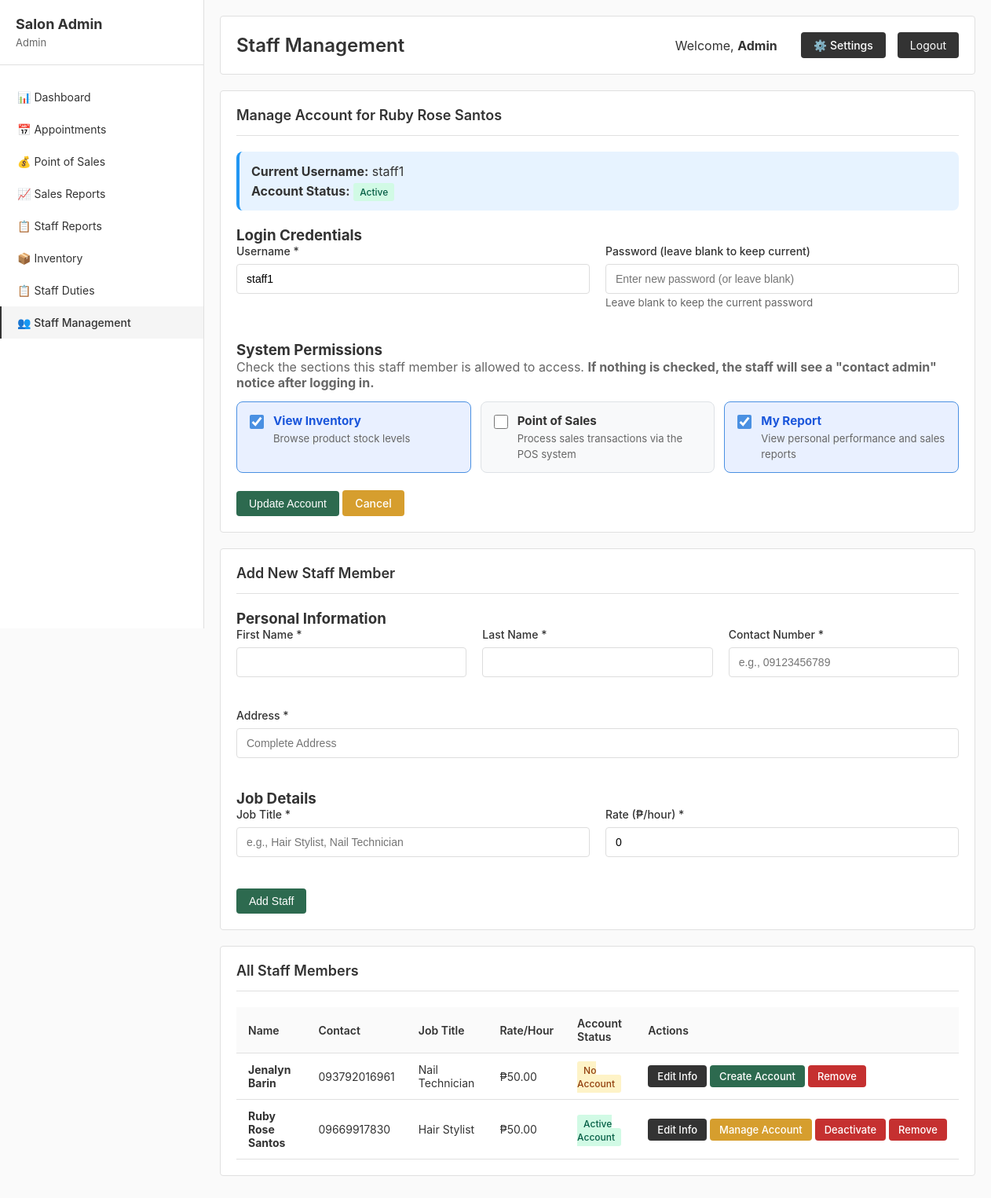
Page /salon_management_system/admin/staff_management.php?manage_account=17 (signed in) on the committed database.
### tables this page shows
CREATE TABLE `staff` (
  `staff_id` int(11) NOT NULL,
  `full_name` varchar(100) NOT NULL,
  `contact_number` varchar(20) DEFAULT NULL,
  `address` text DEFAULT NULL,
  `job_title` varchar(50) DEFAULT NULL,
  `rate` decimal(10,2) DEFAULT 0.00,
  `status` enum('active','inactive') DEFAULT 'active',
  `created_at` timestamp NOT NULL DEFAULT current_timestamp(),
  `updated_at` timestamp NOT NULL DEFAULT current_timestamp() ON UPDATE current_timestamp()
);

CREATE TABLE `user_permissions` (
  `permission_id` int(11) NOT NULL,
  `account_id` int(11) NOT NULL,
  `can_access_inventory` tinyint(1) DEFAULT 0,
  `can_view_reports` tinyint(1) DEFAULT 0,
  `can_view_my_reports` tinyint(1) NOT NULL DEFAULT 0,
  `can_access_pos` tinyint(1) DEFAULT 0
);

CREATE TABLE `user_accounts` (
  `account_id` int(11) NOT NULL,
  `staff_id` int(11) DEFAULT NULL,
  `username` varchar(50) NOT NULL,
  `password` varchar(255) NOT NULL,
  `role` varchar(20) NOT NULL DEFAULT 'staff',
  `is_active` tinyint(1) DEFAULT 1,
  `last_login` timestamp NULL DEFAULT NULL,
  `created_at` timestamp NOT NULL DEFAULT current_timestamp(),
  `updated_at` timestamp NOT NULL DEFAULT current_timestamp() ON UPDATE current_timestamp()
);

### salon_management_system/config/auth.php (called while the page is built, shortened)
<?php
function getCurrentUserName()  { return $_SESSION['full_name']  ?? 'User'; }
?>

### salon_management_system/admin/staff_management.php (the view, shortened to what this page needs)
<?php
require_once '../config/auth.php';
$pdo     = getPDOConnection();
$edit_staff          = null;
$account_staff       = null;
$account_permissions = null;
$is_new_account      = false;
if (isset($_GET['manage_account']) || isset($_GET['create_account'])) {
    $sid = intval($_GET['manage_account'] ?? $_GET['create_account']);
    $stmt = $pdo->prepare("SELECT * FROM staff WHERE staff_id = ?");
    $stmt->execute([$sid]);
    $account_staff = $stmt->fetch();
    if ($account_staff) {
        $stmt = $pdo->prepare("SELECT ua.*, up.* FROM user_accounts ua LEFT JOIN user_permissions up ON ua.account_id = up.account_id WHERE ua.staff_id = ?");
        $stmt->execute([$sid]);
        $existing = $stmt->fetch();
        if ($existing) { $account_permissions = $existing; $is_new_account = false; }
        else            { $is_new_account = true; }
    }
}
$stmt = $pdo->query("
    SELECT s.*,
           ua.account_id, ua.username, ua.role, ua.is_active as account_active,
           CASE WHEN ua.account_id IS NOT NULL THEN 'Yes' ELSE 'No' END as has_account
    FROM staff s
    LEFT JOIN user_accounts ua ON s.staff_id = ua.staff_id
    ORDER BY s.full_name
");
$staff_members = $stmt->fetchAll();
?>
<!DOCTYPE html>
<html lang="en">
<head>
    <link rel="stylesheet" href="../assets/css/style.css">
</head>
<body>
<div class="dashboard-container">
    <aside class="sidebar">
        <div class="sidebar-header">
            <h2>Salon Admin</h2>
            <p><?php echo getCurrentUserName(); ?></p>
        </div>
        <nav class="sidebar-menu">
            <a href="dashboard.php">📊 Dashboard</a>
                <a href="appointments_admin.php">&#x1F4C5; Appointments</a>
            <a href="pos.php">💰 Point of Sales</a>
            <a href="sales_reports.php">📈 Sales Reports</a>
            <a href="staff_reports_admin.php">&#x1F4CB; Staff Reports</a>
            <a href="inventory.php">📦 Inventory</a>
            <a href="staff_duties.php">📋 Staff Duties</a>
            <a href="staff_management.php" class="active">👥 Staff Management</a>
        </nav>
    </aside>
    <main class="main-content">
        <div class="top-bar">
            <h1>Staff Management</h1>
            <div class="user-info">
                <span style="margin-right:15px;">Welcome, <strong><?php echo getCurrentUserName(); ?></strong></span>
                <a href="settings.php" class="btn btn-primary">⚙️ Settings</a>
                <a href="../logout.php" class="btn-logout">Logout</a>
            </div>
        </div>
        <?php if ($account_staff): ?>
        <div class="content-box">
            <h2>
                <?php echo $is_new_account ? 'Create Account' : 'Manage Account'; ?>
                for <?php echo htmlspecialchars($account_staff['full_name']); ?>
            </h2>
            <?php if (!$is_new_account): ?>
                <div style="background:#e7f3ff;padding:15px;border-radius:8px;margin-bottom:20px;border-left:4px solid #2196F3;">
                    <p style="margin:0;"><strong>Current Username:</strong> <?php echo htmlspecialchars($account_permissions['username']); ?></p>
                    <p style="margin:5px 0 0;"><strong>Account Status:</strong>
                        <?php if ($account_permissions['is_active']): ?>
                            <span class="badge badge-success">Active</span>
                        <?php else: ?>
                            <span class="badge badge-danger">Inactive</span>
                        <?php endif; ?>
                    </p>
                </div>
            <?php else: ?>
                <div style="background:#fff3cd;padding:15px;border-radius:8px;margin-bottom:20px;border-left:4px solid #ffc107;">
                    <p style="margin:0;">ℹ<strong>Note:</strong> This staff member does not have a login account yet. Create one below to give them system access.</p>
                </div>
            <?php endif; ?>
            <form method="POST" action="" id="accountForm">
                <h3>Login Credentials</h3>
                <div class="form-row">
                    <div class="form-group">
                        <label>Username *</label>
                        <input type="text" name="username" class="form-control"
                               value="<?php echo htmlspecialchars($account_permissions['username'] ?? ''); ?>"
                               placeholder="Enter username" required>
                    </div>
                    <div class="form-group">
                        <label>Password <?php echo $is_new_account ? '*' : '(leave blank to keep current)'; ?></label>
                        <input type="password" name="password" class="form-control"
                               placeholder="<?php echo $is_new_account ? 'Enter password' : 'Enter new password (or leave blank)'; ?>"
                               <?php echo $is_new_account ? 'required' : ''; ?>>
                        <?php if (!$is_new_account): ?>
                            <small style="color:#666;">Leave blank to keep the current password</small>
                        <?php endif; ?>
                    </div>
                </div>
                <h3>System Permissions</h3>
                <p style="color:#666;margin-bottom:14px;">
                    Check the sections this staff member is allowed to access.
                    <strong>If nothing is checked, the staff will see a "contact admin" notice after logging in.</strong>
                </p>
                <div class="perm-grid" id="permGrid">
                    <?php
                    $perms_def = [
                        ['name' => 'can_access_inventory', 'key' => 'can_access_inventory', 'label' => 'View Inventory',  'desc' => 'Browse product stock levels'],
                        ['name' => 'can_access_pos',       'key' => 'can_access_pos',       'label' => 'Point of Sales',  'desc' => 'Process sales transactions via the POS system'],
                        ['name' => 'can_view_my_reports',  'key' => 'can_view_my_reports',  'label' => 'My Report',       'desc' => 'View personal performance and sales reports'],
                    ];
                    foreach ($perms_def as $p):
                        $checked = $account_permissions && !empty($account_permissions[$p['key']]);
                    ?>
                    <label class="perm-item <?php echo $checked ? 'checked' : ''; ?>">
                        <input type="checkbox" name="<?php echo $p['name']; ?>" value="1"
                               <?php echo $checked ? 'checked' : ''; ?>
                               onchange="updatePermState()">
                        <span class="perm-text">
                            <strong><?php echo $p['label']; ?></strong>
                            <small><?php echo $p['desc']; ?></small>
                        </span>
                    </label>
                    <?php endforeach; ?>
                </div>
                <div style="margin-top:8px;">
                    <button type="submit" class="btn btn-success">
                        <?php echo $is_new_account ? 'Create Account' : 'Update Account'; ?>
                    </button>
                    <a href="staff_management.php" class="btn btn-warning">Cancel</a>
                </div>
            </form>
        </div>
        <?php endif; ?>
        <div class="content-box">
            <h2><?php echo $edit_staff ? 'Edit Staff Information' : 'Add New Staff Member'; ?></h2>
            <form method="POST" action="">
                <h3>Personal Information</h3>
                <div class="form-row">
                    <div class="form-group">
                        <label>First Name *</label>
                        <input type="text" name="first_name" class="form-control"
                               value="<?php echo $edit_staff ? explode(' ', $edit_staff['full_name'])[0] : ''; ?>" required>
                    </div>
                    <div class="form-group">
                        <label>Last Name *</label>
                        <input type="text" name="last_name" class="form-control"
                               value="<?php echo $edit_staff ? implode(' ', array_slice(explode(' ', $edit_staff['full_name']), 1)) : ''; ?>" required>
                    </div>
                    <div class="form-group">
                        <label>Contact Number *</label>
                        <input type="text" name="contact_number" class="form-control"
                               value="<?php echo $edit_staff['contact_number'] ?? ''; ?>"
                               placeholder="e.g., 09123456789" required>
                    </div>
                </div>
                <div class="form-row">
                    <div class="form-group" style="flex:1 1 100%;">
                        <label>Address *</label>
                        <input type="text" name="address" class="form-control"
                               value="<?php echo $edit_staff['address'] ?? ''; ?>"
                               placeholder="Complete Address" required>
                    </div>
                </div>
                <h3>Job Details</h3>
                <div class="form-row">
                    <div class="form-group">
                        <label>Job Title *</label>
                        <input type="text" name="job_title" class="form-control"
                               value="<?php echo $edit_staff['job_title'] ?? ''; ?>"
                               placeholder="e.g., Hair Stylist, Nail Technician" required>
                    </div>
                    <div class="form-group">
                        <label>Rate (₱/hour) *</label>
                        <input type="number" name="rate" class="form-control" step="0.01" min="0"
                               value="<?php echo $edit_staff['rate'] ?? 0; ?>" required>
                    </div>
                </div>
                <button type="submit" class="btn btn-success">
                    <?php echo $edit_staff ? 'Update Staff Information' : 'Add Staff'; ?>
                </button>
            </form>
        </div>
        <div class="content-box">
            <h2>All Staff Members</h2>
            <div class="table-container">
                <table>
                    <thead>
                        <tr>
                            <th>Name</th>
                            <th>Contact</th>
                            <th>Job Title</th>
                            <th>Rate/Hour</th>
                            <th>Account Status</th>
                            <th>Actions</th>
                        </tr>
                    </thead>
                    <tbody>
                        <?php if (empty($staff_members)): ?>
                            <tr><td colspan="6" style="text-align:center;">No staff members found.</td></tr>
                        <?php else: ?>
                            <?php foreach ($staff_members as $staff): ?>
                            <tr>
                                <td><strong><?php echo htmlspecialchars($staff['full_name']); ?></strong></td>
                                <td><?php echo htmlspecialchars($staff['contact_number'] ?? 'N/A'); ?></td>
                                <td><?php echo htmlspecialchars($staff['job_title']); ?></td>
                                <td>₱<?php echo number_format($staff['rate'], 2); ?></td>
                                <td>
                                    <?php if ($staff['has_account'] === 'Yes'): ?>
                                        <?php if ($staff['status'] === 'active' && $staff['account_active']): ?>
                                            <span class="badge badge-success">Active Account</span>
                                        <?php else: ?>
                                            <span class="badge badge-danger">Inactive Account</span>
                                        <?php endif; ?>
                                    <?php else: ?>
                                        <span class="badge badge-warning">No Account</span>
                                    <?php endif; ?>
                                </td>
                                <td style="white-space:nowrap;">
                                    <a href="?edit=<?php echo $staff['staff_id']; ?>" class="btn btn-primary btn-sm">Edit Info</a>
                                    <?php if ($staff['has_account'] === 'No'): ?>
                                        <a href="?create_account=<?php echo $staff['staff_id']; ?>" class="btn btn-success btn-sm">Create Account</a>
                                        <a href="?remove=<?php echo $staff['staff_id']; ?>"
                                           class="btn btn-danger btn-sm"
                                           onclick="return confirm('Permanently delete this staff member and all their records?')">Remove</a>
                                    <?php else: ?>
                                        <a href="?manage_account=<?php echo $staff['staff_id']; ?>" class="btn btn-warning btn-sm">Manage Account</a>
                                        <?php if ($staff['status'] === 'active'): ?>
                                            <a href="?delete=<?php echo $staff['staff_id']; ?>"
                                               class="btn btn-danger btn-sm"
                                               onclick="return confirm('Deactivate this staff member and their account?')">Deactivate</a>
                                        <?php else: ?>
                                            <a href="?activate=<?php echo $staff['staff_id']; ?>" class="btn btn-success btn-sm">Activate</a>
                                        <?php endif; ?>
                                        <a href="?remove=<?php echo $staff['staff_id']; ?>"
                                           class="btn btn-danger btn-sm"
                                           onclick="return confirm('Permanently delete this staff member, their account, and all records?')">Remove</a>
                                    <?php endif; ?>
                                </td>
                            </tr>
                            <?php endforeach; ?>
                        <?php endif; ?>
                    </tbody>
                </table>
            </div>
        </div>
    </main>
</div>
</body>
</html>

### rows in the picture
staff: full_name "Ruby Rose Santos"
user_permissions: account.username "staff1", username "staff1"
staff: full_name "Jenalyn Barin", contact_number "093792016961", job_title "Nail Technician", rate "50.00", shows "No Account"
user_accounts: staff.full_name "Ruby Rose Santos", staff.contact_number "09669917830", staff.job_title "Hair Stylist", staff.rate "50.00", is_active "Active Account"

### other values in the picture
getCurrentUserName() "Admin"
$p['label'] "View Inventory"
$p['desc'] "Browse product stock levels"
$p['label'] "Point of Sales"
$p['desc'] "Process sales transactions via the POS system"
$p['label'] "My Report"
$p['desc'] "View personal performance and sales reports"
